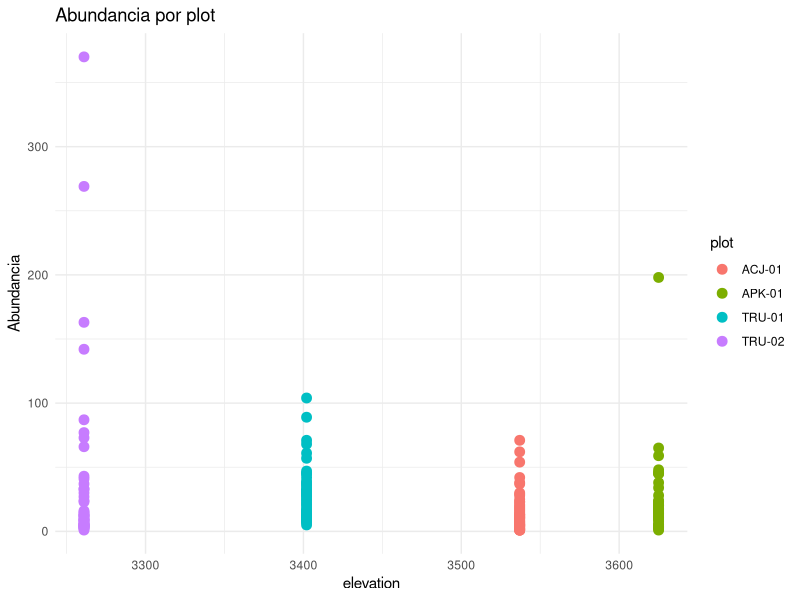
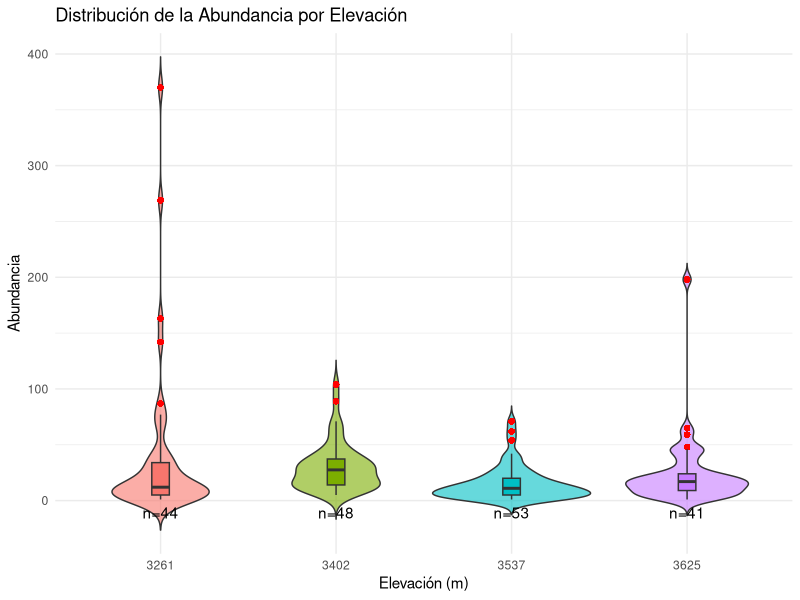
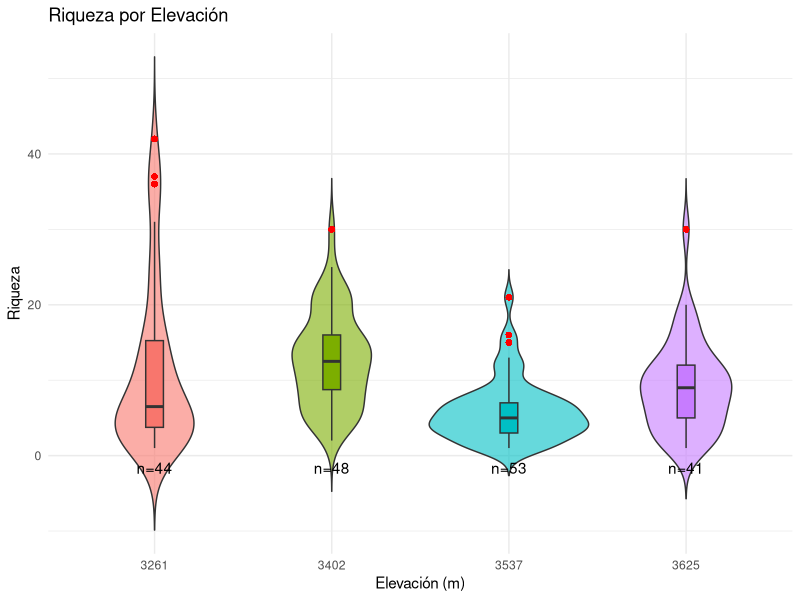
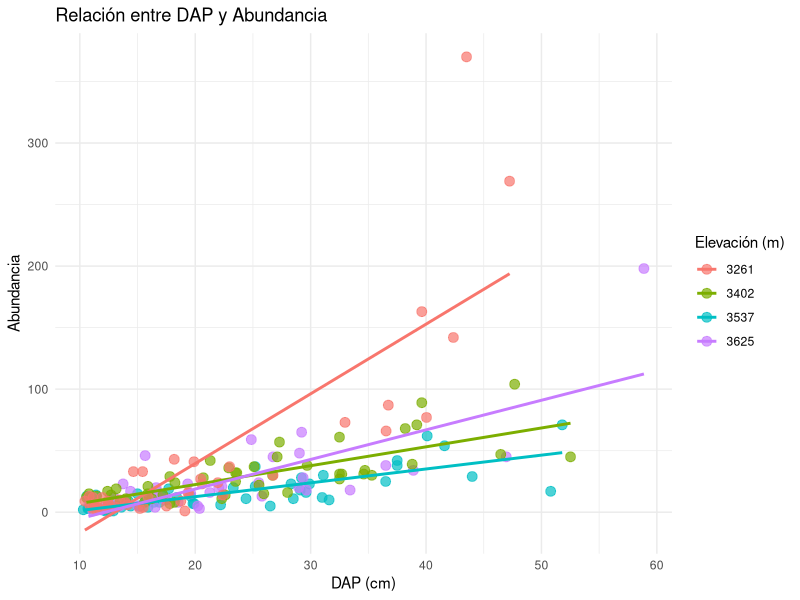
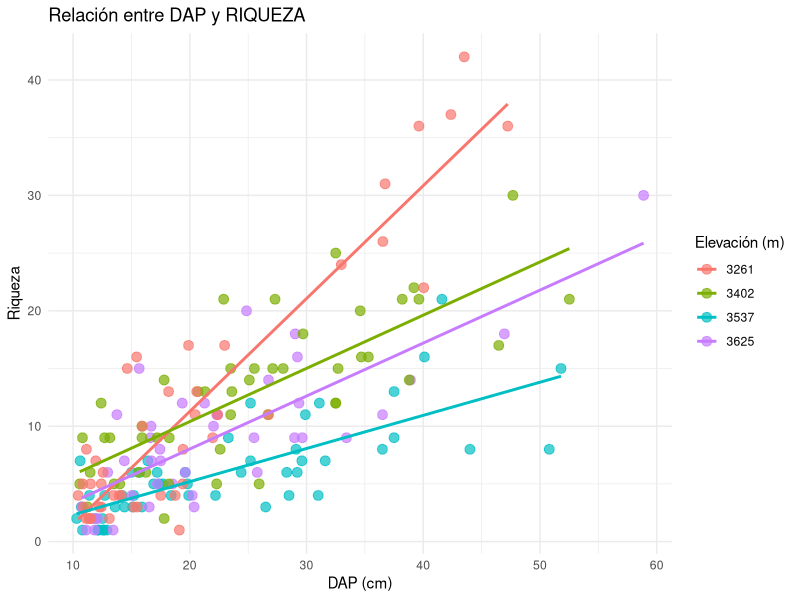
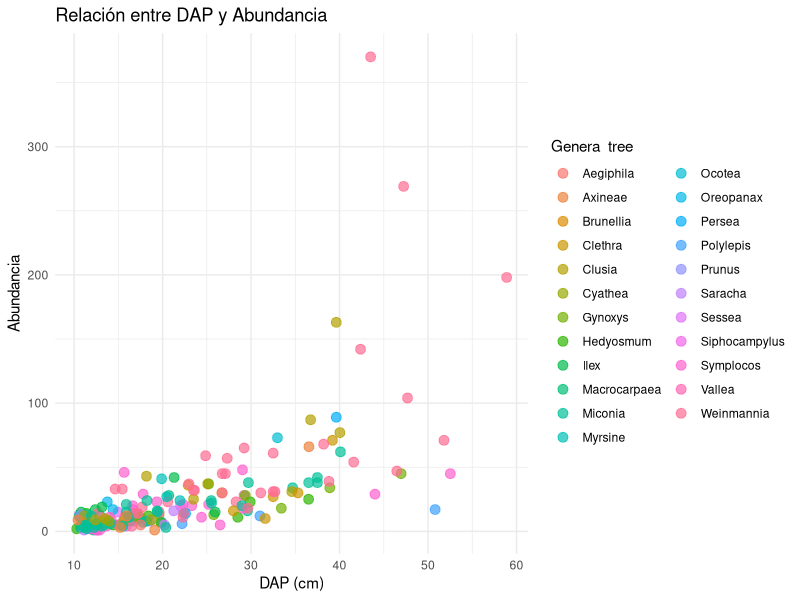
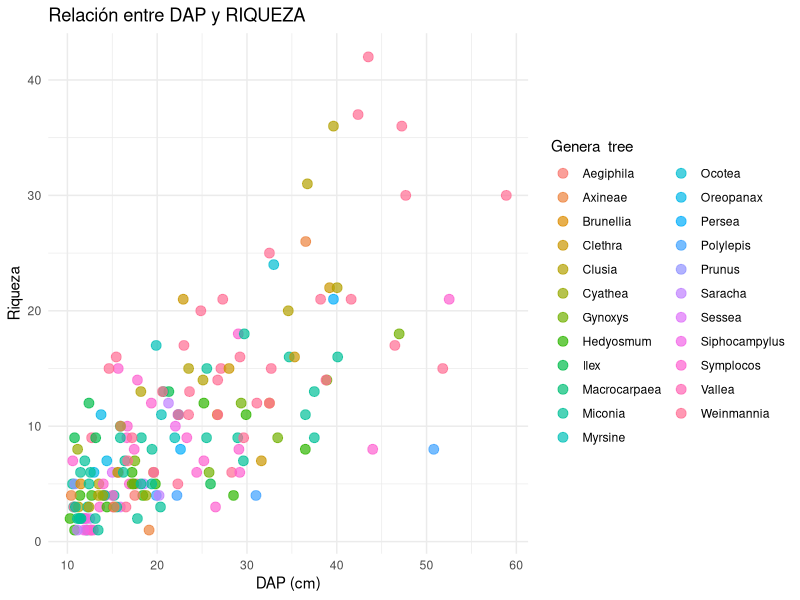

Recreate these plots in R, in order.
setwd("C:/Users/edith clemente arena/Desktop/EPIFITAS -GRADIENTE/treeline-epiphytes/treeline-epiphytes")
mi_data <- read.csv("estrucPOB.csv", header = TRUE, sep = ";", stringsAsFactors = FALSE)
head(mi_data)     # Muestra las primeras filas
str(mi_data)      # Estructura de la base de datos
mi_data$n_shoots.leaf <- as.numeric(mi_data$n_shoots_leaf)
library(dplyr)

####PLOT
##CUENTA LA RIQUzA DE SPP POR QUE CUENTA EL NUMERO DE ESPECIES POR plot
RIQUEZASPP <- mi_data %>%
  group_by(plot) %>%              # Agrupa por árbol
  summarise(RIQUEZA = n_distinct(morphospe)) # Cuenta especies únicas
##conteo de individuos por plot
ABUNDANCIA <- mi_data %>%
  group_by(plot) %>%
  summarise(ABUNDANCIA = n())

####FOROFITO
#crea una tabla que resume la riqueza de especies y la abundancia a nivel de forofito
library(dplyr)
RESUMEN <- mi_data %>%
  group_by(forof) %>%
  summarise(
    RIQUEZA    = n_distinct(morphospe),  # especies únicas
    ABUNDANCIA = n()                     # número de individuos (filas)
  )
RESUMEN

####agregar la columna dap y plot a a tabla DATAT
data_tree <- mi_data %>%
  group_by(forof) %>%
  distinct(forof, dap, plot, genera_tree)

RESUMEN <- RESUMEN %>%
  left_join(data_tree, by = "forof")

RESUMEN

###crea la columna elevacion 
library(dplyr)
RESUMEN <- RESUMEN %>%
  mutate(
    elevation = case_when(
      plot == "ACJ-01" ~ 3537,
      plot == "APK-01" ~ 3625,
      plot == "TRU-01" ~ 3402,
      plot == "TRU-02" ~ 3261,
      TRUE ~ NA_real_   # si hubiera otros plots no definidos
    )
  )
RESUMEN

###CREAR TABLA 
write.csv2(RESUMEN,
           file = "tabforo.csv",
           row.names = FALSE
)



## GRAFICO puntos
library(ggplot2)

ggplot(RESUMEN, aes(x = elevation, y = ABUNDANCIA, color = plot)) +
  geom_point(size = 3) +
  labs(title = "Abundancia por plot",
       x = "elevation",
       y = "Abundancia") +
  theme_minimal()


###grafico de violin por elevacion

library(ggplot2)

###ABUNDANCIA
counts <- RESUMEN %>%
  group_by(elevation) %>%
  summarise(n = n_distinct(forof))

ggplot(RESUMEN, aes(x = factor(elevation), y = ABUNDANCIA, fill = factor(elevation))) +
  geom_violin(trim = FALSE, alpha = 0.6) +
  geom_boxplot(width = 0.1, outlier.colour = "red", outlier.shape = 16, outlier.size = 2) +
  geom_text(
    data = counts,
    aes(x = factor(elevation), y = 0, label = paste0("n=", n)),
    vjust = 1.5, color = "black"
  ) +
  labs(
    title = "Distribución de la Abundancia por Elevación",
    x = "Elevación (m)",
    y = "Abundancia"
  ) +
  theme_minimal() +
  theme(legend.position = "none")

####RIQUEZA DE ESPECIES
ggplot(RESUMEN, aes(x = factor(elevation), y = RIQUEZA, fill = factor(elevation))) +
  geom_violin(trim = FALSE, alpha = 0.6) +
  geom_boxplot(width = 0.1, outlier.colour = "red", outlier.shape = 16, outlier.size = 2) +
  geom_text(
    data = counts,
    aes(x = factor(elevation), y = 0, label = paste0("n=", n)),
    vjust = 1.5, color = "black"
  ) +
  labs(
    title = "Riqueza por Elevación",
    x = "Elevación (m)",
    y = "Riqueza"
  ) +
  theme_minimal() +
  theme(legend.position = "none")


####gráfico SCATTERPLOT DAP-ABUNDANCIA
ggplot(RESUMEN, aes(x = dap, y = ABUNDANCIA, color = factor(elevation))) +
  geom_point(size = 3, alpha = 0.7) +
  geom_smooth(method = "lm", se = FALSE) +
  labs(
    title = "Relación entre DAP y Abundancia",
    x = "DAP (cm)",
    y = "Abundancia",
    color = "Elevación (m)"
  ) +
  theme_minimal()

####gráfico SCATTERPLOT DAP-RIQUEZA
ggplot(RESUMEN, aes(x = dap, y = RIQUEZA, color = factor(elevation))) +
  geom_point(size = 3, alpha = 0.7) +
  geom_smooth(method = "lm", se = FALSE) +  
  labs(
    title = "Relación entre DAP y RIQUEZA",
    x = "DAP (cm)",
    y = "Riqueza",
    color = "Elevación (m)"
  ) +
  theme_minimal()

#################VER GENERO DEL FOROFITO
####gráfico SCATTERPLOT DAP-ABUNDANCIA
ggplot(RESUMEN, aes(x = dap, y = ABUNDANCIA, color = factor(genera_tree))) +
  geom_point(size = 3, alpha = 0.7) +
  labs(
    title = "Relación entre DAP y Abundancia",
    x = "DAP (cm)",
    y = "Abundancia",
    color = "Genera  tree"
  ) +
  theme_minimal()

####gráfico SCATTERPLOT DAP-RIQUEZA
ggplot(RESUMEN, aes(x = dap, y = RIQUEZA, color = factor(genera_tree))) +
  geom_point(size = 3, alpha = 0.7) +
  labs(
    title = "Relación entre DAP y RIQUEZA",
    x = "DAP (cm)",
    y = "Riqueza",
    color = "Genera  tree"
  ) +
  theme_minimal()





###revice OUTLIERS
Q1 <- quantile(RESUMEN$ABUNDANCIA, 0.25, na.rm = TRUE)
Q3 <- quantile(RESUMEN$ABUNDANCIA, 0.75, na.rm = TRUE)
IQR <- Q3 - Q1

outliers_abund <- RESUMEN %>%
  filter(ABUNDANCIA < (Q1 - 1.5 * IQR) | ABUNDANCIA > (Q3 + 1.5 * IQR))

outliers_abund


